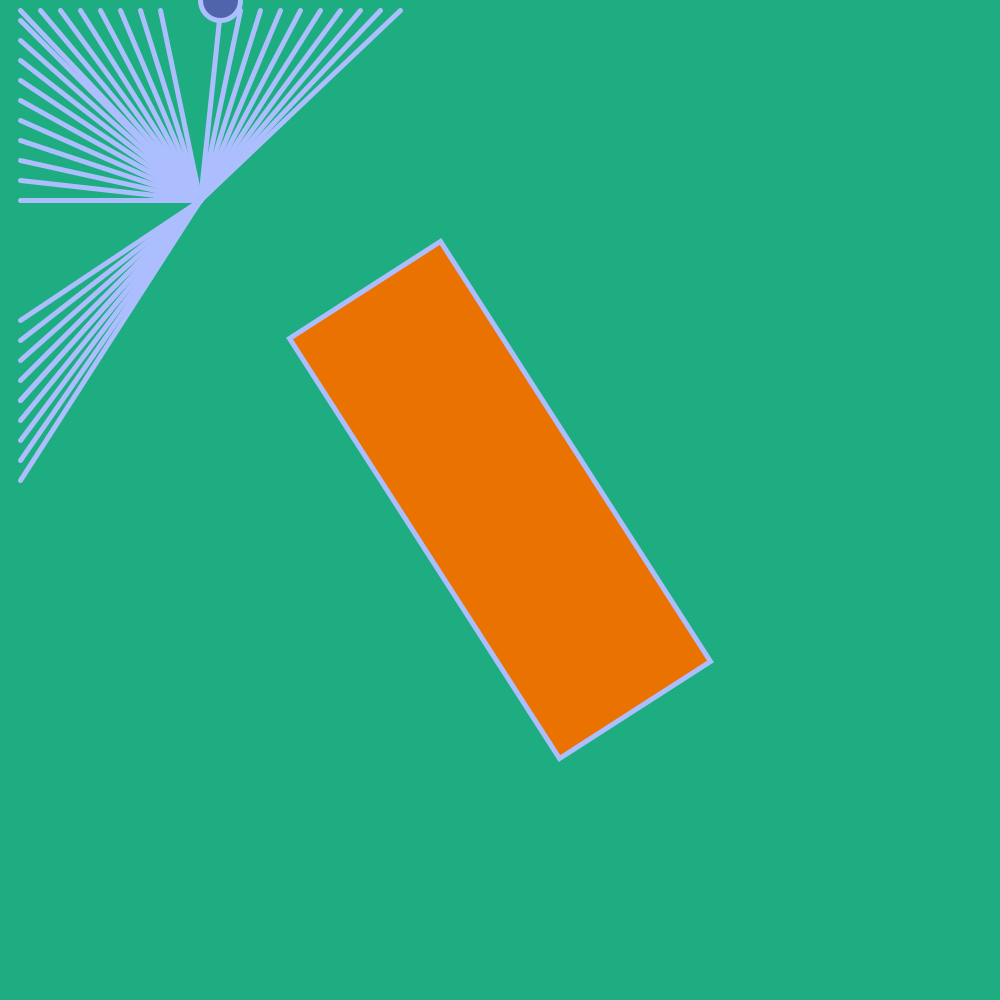
Frame 1 (no input)
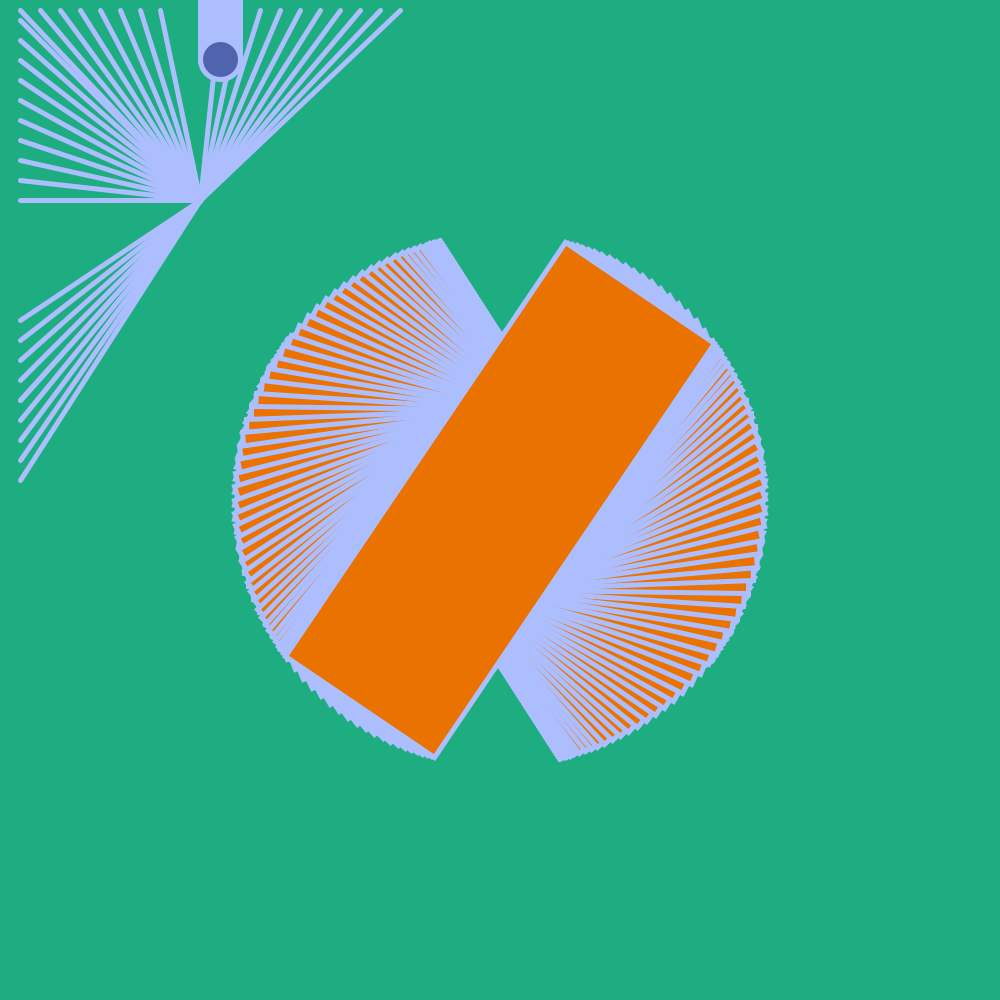
Frame 60 (the mouse pressed at the canvas centre just before this capture)
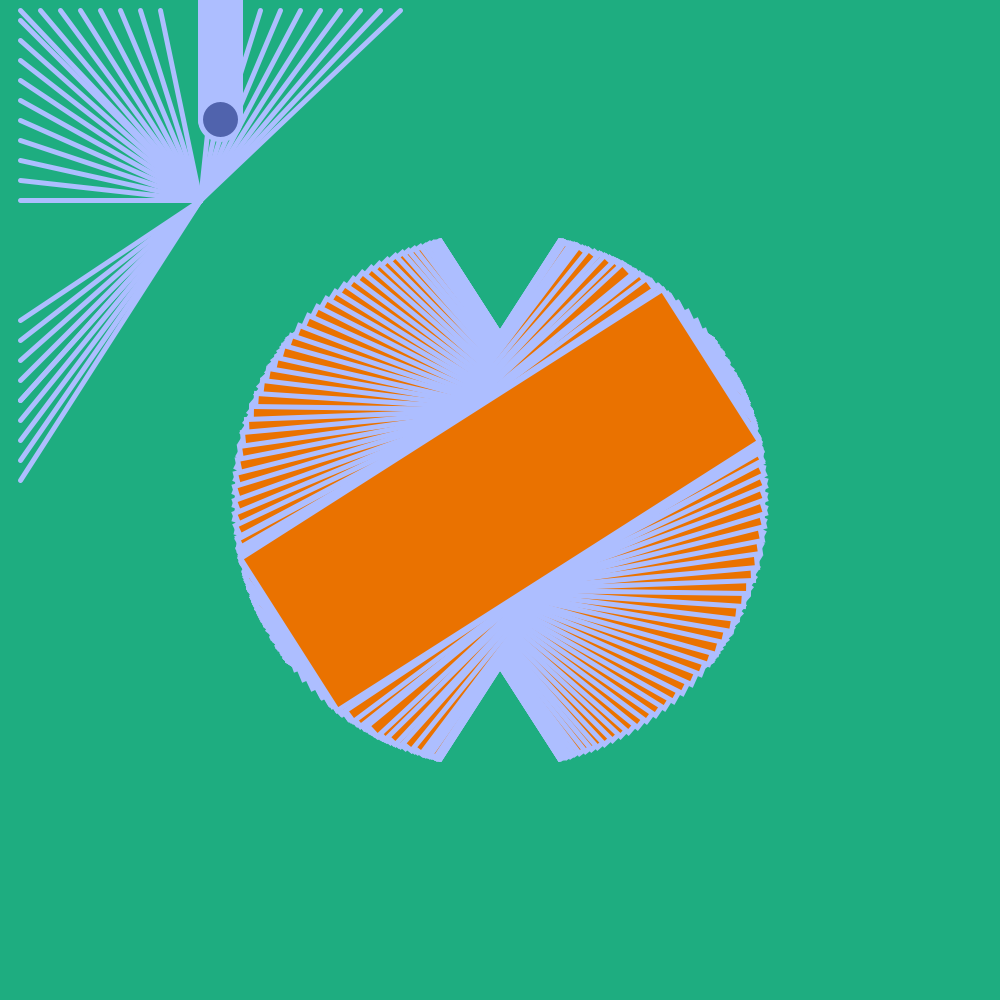
Frame 120 (the mouse held since frame 60 and released just before this capture)

The Processing sketch that drew these frames (run headless with seeded random() and noise(); from frame 60 on, the mouse is pressed at the canvas centre):

// Processing sketch: bird
// ── bird.pde
int i = 0;
float angle;
float jitter;

void setup(){
 size(1000,1000);
 noStroke();
  fill(234,114,0);
  rectMode(CENTER);
 
 background(30,173,128);
 strokeWeight(1);
 stroke(173,190,255);
   strokeWeight (12);
   stroke (173,190,255);
   strokeWeight(5);
   line(200,200, 20, 200);
   line(200,200, 20, 180);
   line(200,200, 20, 160);
   line(200,200, 20, 140);
   line(200,200, 20, 120);
   line(200,200, 20, 100);
   line(200,200, 20, 80);
   line(200,200, 20, 60);
   line(200,200, 20, 40);
   line(200,200, 20, 20);
   
      line(200,200, 20, 400);
   line(200,200, 20, 480);
   line(200,200, 20, 460);
   line(200,200, 20, 440);
   line(200,200, 20, 420);
   line(200,200, 20, 400);
   line(200,200, 20, 380);
   line(200,200, 20, 360);
   line(200,200, 20, 340);
   line(200,200, 20, 320);
 
 
   
   line(200,200, 160, 10);
   line(200,200, 140, 10);
   line(200,200, 120, 10);
   line(200,200, 100, 10);
   line(200,200, 80, 10);
   line(200,200, 60, 10);
   line(200,200, 40, 10);
   line(200,200, 20, 10);
   
    line(200,200, 400, 10);
   line(200,200, 380, 10);
   line(200,200, 360, 10);
   line(200,200, 340, 10);
   line(200,200, 320, 10);
   line(200,200, 300, 10);
   line(200,200, 280, 10);
   line(200,200, 260, 10);
   line(200,200, 240, 10);
   line(200,200, 220, 10);
   
   
   
    
}

void draw(){
  fill(80,99,173);
   ellipse(220,i,40,40);
     // Update the variable i:
  if (i < 220)  // if it's less than the height of the window:
    i = i + 1; // then add 1 to its value
  
  else // otherwise (if it's greater than or equal to the height of the window): 
    i =220; // set it back to zero.
  
  
  float weight = dist(mouseX, mouseY,pmouseX, pmouseY);
  
    if (second() % 2 == 0)   
    jitter = random(-0.1, 0.1);
  
  angle = angle + jitter;
  float c = cos(angle);
  translate(width/2, height/2);
  rotate(c);
  fill(234,114,0);
  rect(0, 0, 500, 180); 
}   
  
